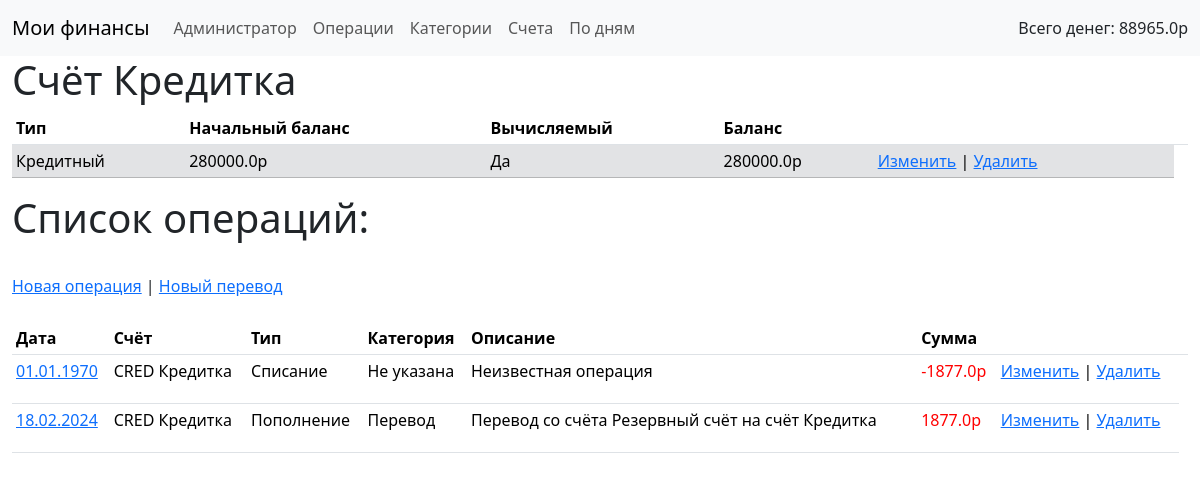
Screenshot of /account/detail/16 (signed in) with the database file from the repository.
### babosiki/models.py (models this page shows, shortened)
class Account(models.Model):
    user = models.ForeignKey( settings.AUTH_USER_MODEL,
                              on_delete=models.CASCADE,
                              verbose_name='Пользователь',)
    name = models.CharField(max_length=32,
                            verbose_name='Имя счёта',)
    comment =  models.CharField(max_length=128,
                                verbose_name='Комментарий',
                                blank=True,
                                null=True,)
    DEBIT = 1
    CREDIT = -1
    TYPES =(
    (DEBIT, "Дебетовый"),
    (CREDIT, "Кредитный"),)
    type = models.IntegerField(choices = TYPES,
                            verbose_name='Тип',)
    initial_balance = models.FloatField(verbose_name='Начальный баланс',)
    calculated = models.BooleanField(default=True,
                                  verbose_name='Используется в расчётах',)
    def __str__(self):
        return self.name
    class Meta:
        verbose_name_plural = 'Счёт'
        verbose_name = 'Счета'

class Operation(models.Model):
    date = models.DateField(default=timezone.now,
                            verbose_name='Дата',)
    account = models.ForeignKey('Account',
                                on_delete=models.CASCADE,
                                verbose_name='Счёт',)
    INCOME = 1
    OUTCOME = -1
    TYPES =(
    (INCOME, "Пополнение"),
    (OUTCOME, "Расход"),)
    type = models.IntegerField(choices = TYPES,
                                verbose_name='Тип',)
    category = models.ForeignKey('Category',
                                on_delete=models.SET_NULL,
                                verbose_name='Категория',
                                blank=True,
                                null=True,)
    description = models.CharField(max_length=128,
                                    verbose_name='Описание',
                                    blank=True,
                                    null=True,)
    value = models.FloatField(verbose_name='Сумма',)
    class Meta:
        verbose_name_plural = 'Операции'
        verbose_name = 'Операция'
        ordering = ['date']

class Category(models.Model):
    name = models.CharField(max_length = 32,
                            verbose_name = 'Название категории',)
    def __str__(self):
        return self.name
    class Meta:
        verbose_name_plural = 'Категории'
        verbose_name = 'Категория'

### babosiki/views.py (the view)
# urls.py: path('account/detail/<int:pk>', AccountDetailView.as_view(), name='account_detail'),
class AccountDetailView(LoginRequiredMixin, DetailView):
    login_url = 'login'
    model = Account
    template_name = 'account_detail.html'
    def get_context_data(self, **kwargs):
        operations = Operation.objects.filter(account=self.object.pk)
        total_sum = 0
        for operation in operations:
            total_sum += operation.type*operation.value
        total_sum += self.object.initial_balance
        context = super().get_context_data(**kwargs)
        context['operations'] = operations
        context['total_sum'] = total_sum
        return context

### babosiki/context_processors.py (called while the page is built)
def global_data(request):
    try:
        accounts = Account.objects.filter(user=request.user, calculated=True)
        total_sum = 0
        for account in accounts:
            operations = Operation.objects.filter(account=account)
            for operation in operations:
                total_sum += operation.value*operation.type
            if account.type == Account.DEBIT:
                total_sum += account.initial_balance
        return {'accounts': Account.objects.all(),
                'total_money': total_sum}
    except TypeError:
        return {}

### templates/account_detail.html (shortened to what this page needs)
{% extends 'master.html' %}
{% block content %}
<h1>Счёт {{object}}</h1>
<table class="table table-sm">
    <thead>
        <tr class="header">
            <th>Тип</th>
            <th>Начальный баланс</th>
            <th>Вычисляемый</th>
            <th>Баланс</th>
            <th></th>
            <th></th>
        </tr>
    </thead>
    <tbody>
        {% if operation.account.calculated %}
        <tr>
        {% else %}
        <tr class="table-secondary">
        {% endif %}
            <td>
                {% if operation.type == 1 %}
                    Дебетовый
                {% else %}
                    Кредитный
                {% endif %}
            </td>
            <td>{{object.initial_balance}}р</td>
            <td>
                {% if object.calculated == True %}
                    Да
                {% else %}
                    Нет
                {% endif %}
            </td>
            <td>
                {{total_sum}}р
            </td>
            <td><a href = "{% url 'account_edit' pk=object.pk %}">Изменить</a> | <a href = "{% url 'account_delete' pk=object.pk %}">Удалить</a></td>
        </tr>
    </tbody>
</table>
<h1>Список операций:</h1>
<a href="{% url 'operation_create' %}">Новая операция</a> |
<a href="{% url 'operation_transfer' %}">Новый перевод</a>
<table class="table table-sm">
    <thead>
        <tr class="header">
            <th>Дата</th>
            <th>Счёт</th>
            <th>Тип</th>
            <th>Категория</th>
            <th>Описание</th>
            <th>Сумма</th>
            <th></th>
            <th></th>
        </tr>
    </thead>
    <tbody>
        {% for operation in operations %}
        {% if operation.account.calculated %}
        <tr>
        {% else %}
        <tr class="table-secondary">
        {% endif %}
            <td><a href="{% url 'operation_list_daily' operation.date|date:"Y-m-d" %}">{{operation.date}}</a></td>
            <td>
                {% if operation.account.type == -1 %}
                CRED
                {% endif %}
                {{ operation.account }}
            </td>
            <td>
                {% if operation.type == 1 %}
                Пополнение
                {% else %}
                Списание
                {% endif %}
            </td>
            <td>
                {% if operation.category %}
                {{operation.category}}
                {% else %}
                Не указана
                {% endif %}
            </td>
            <td>
                {% if operation.description %}
                {{operation.description}}
                {% else %}
                Не указано
                {% endif %}
            </td>
            <td>
                {% if operation.account.calculated == False or operation.account.type == -1 %}
                <p style="color:hsla(0,100%,50%,1);">
                    {% else %}
                <p style="color:hsla(50%,0,50%,1);">
                    {% endif %}
                    {% if operation.type == 1 %}
                    {{operation.value}}р
                    {% else %}
                    -{{operation.value}}р
                    {% endif %}
                </p>
            </td>
            <td><a href="{% url 'operation_edit' pk=operation.pk %}">Изменить</a> | <a
                    href="{% url 'operation_delete' pk=operation.pk %}">Удалить</a></td>
        </tr>
        {% endfor %}
    </tbody>
</table>
{% endblock content %}

### rows the page displays
Account: name "Кредитка", initial_balance "280000.0"
Operation: date "01.01.1970", shows "CRED", account "Кредитка", type "Списание", shows "Не указана", description "Неизвестная операция", value "1877.0"
Operation: date "18.02.2024", shows "CRED", account "Кредитка", type "Пополнение", category "Перевод", description "Перевод со счёта Резервный счёт на счёт Кредитка", value "1877.0"

### other values shown
{{ total_money }} "88965.0"
{{ total_sum }} "280000.0"
